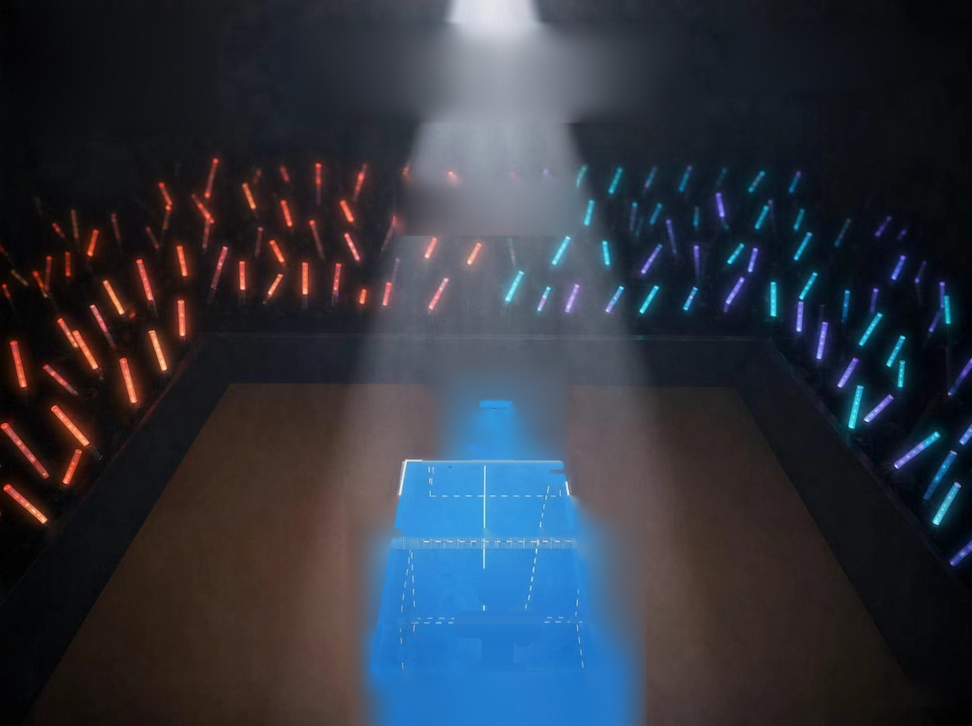
#> input picture docs/arena_plate_preview.png, 972 x 726 px, shrunk from 1711 x 1279 before the run
$ python probe-table-corners.py
#> lines starting #> are read from the running program, lines starting #| are printed output that depends on the picture; after the words box and inside, x2 and y2 are one past the last pixel; in counts of white or black regions, pixels touching at a corner belong together
"""量出底板里"烘死"的球台四角（归一化坐标）。

用途：把相机标定到这张图上——只要真实球台（2.74×1.525，台高 0.76）投影到这四个角，
后面用同一相机画的球员就会**正好站在底板的球台上**，不会错位。
"""
import os
import numpy as np
from PIL import Image

ROOT = os.path.dirname(os.path.dirname(os.path.abspath(__file__)))
SRC = os.path.join(ROOT, "docs", "arena_plate_preview.png")
img = np.asarray(Image.open(SRC).convert("RGB")).astype(np.float64)
H, W, _ = img.shape
#> H = 726; W = 972
r, g, b = img[:, :, 0], img[:, :, 1], img[:, :, 2]
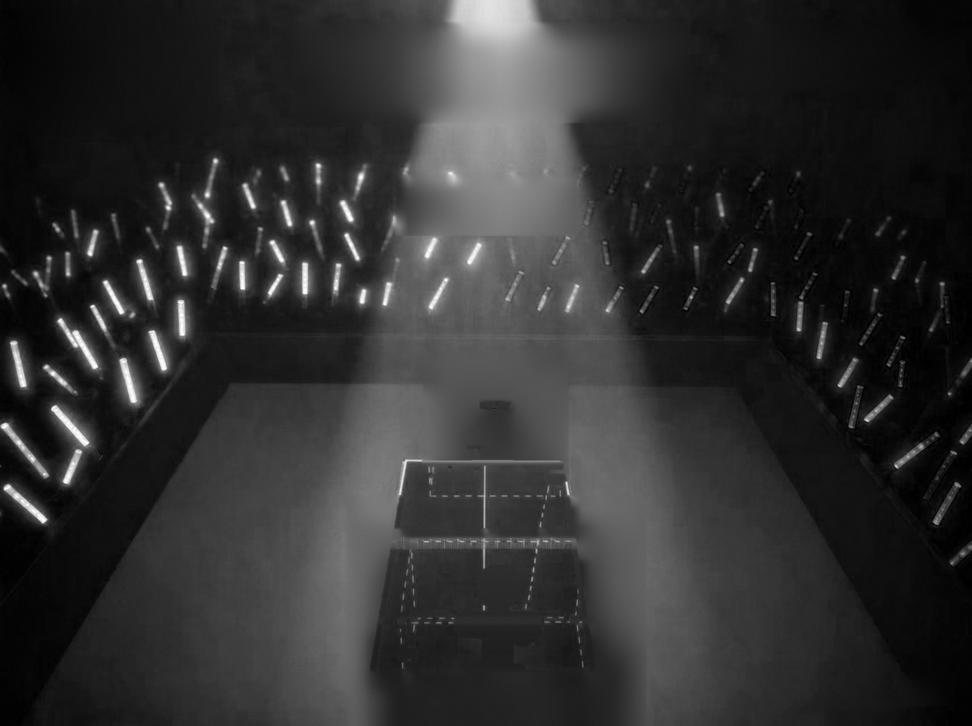
#> r: shape (726, 972) float64; min 0, max 255, mean 47.6
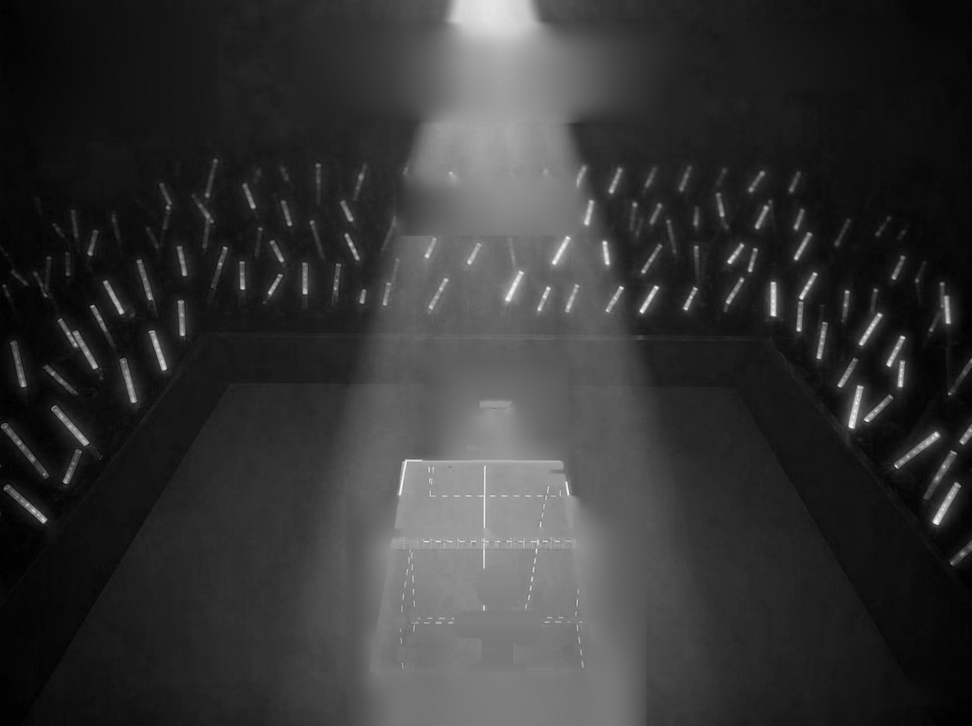
#> g: shape (726, 972) float64; min 0, max 255, mean 53.3
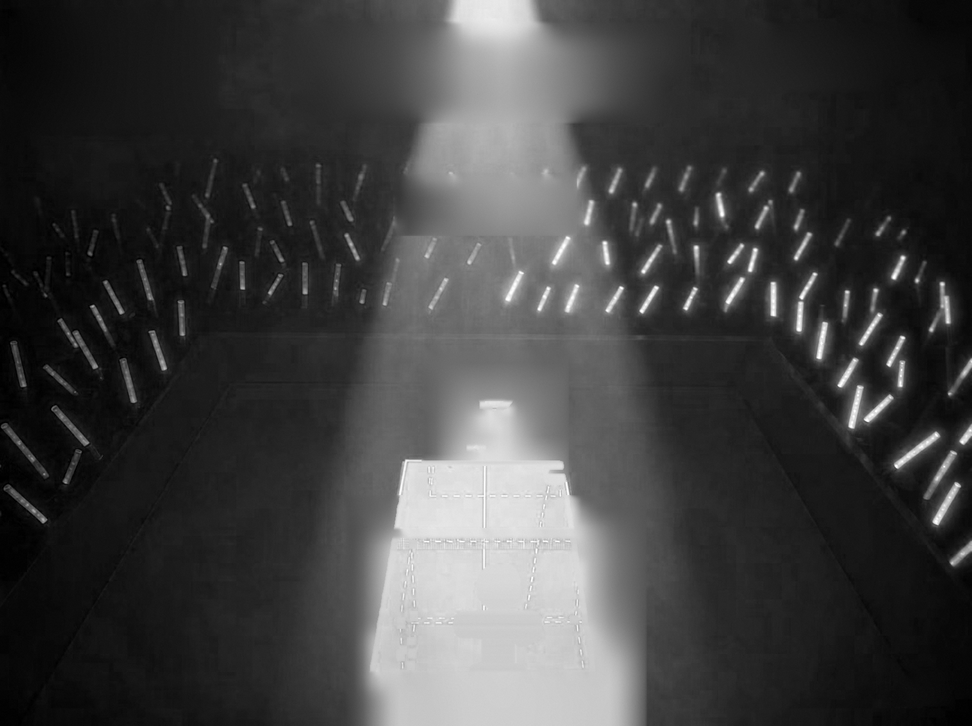
#> b: shape (726, 972) float64; min 0, max 255, mean 64.1
lum = 0.2126 * r + 0.7152 * g + 0.0722 * b

# 台面青蓝
tab = (b > 150) & (b > r + 60) & (g > 95) & (lum > 70)
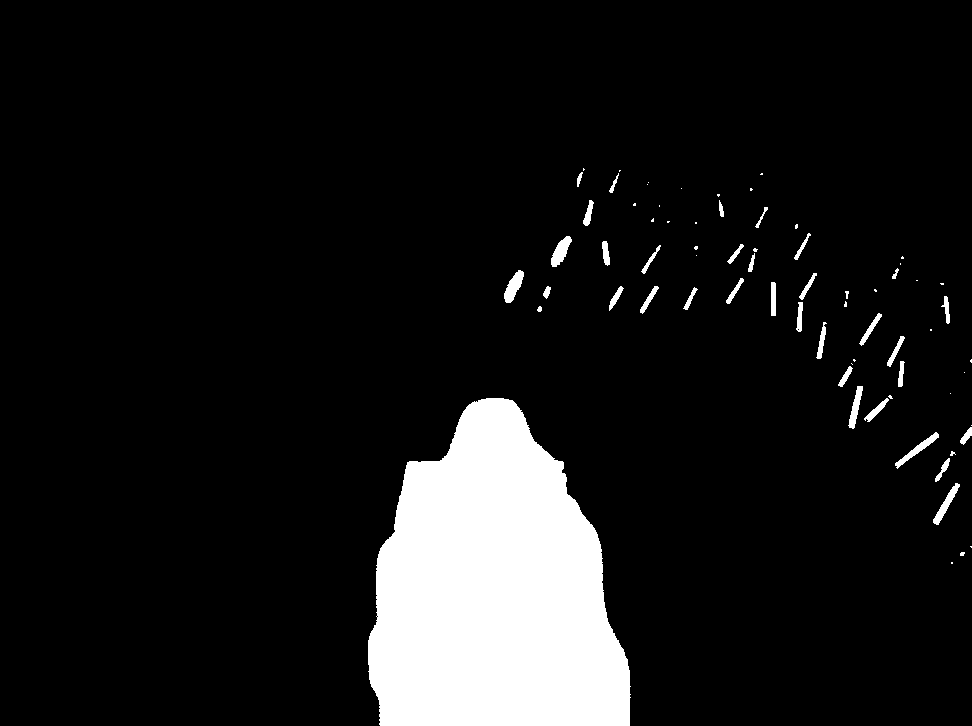
#> tab: shape (726, 972) bool; 9.7% white; 71 white regions (35 under 20 px), largest, box (x1, y1, x2, y2) and area: (368, 398, 631, 726) 63578, (504, 270, 524, 303) 347, (551, 236, 572, 267) 337
# 只在球台那块
keep = np.zeros((H, W), bool)
keep[int(H * 0.52):int(H * 0.95), int(W * 0.33):int(W * 0.66)] = True
tab &= keep
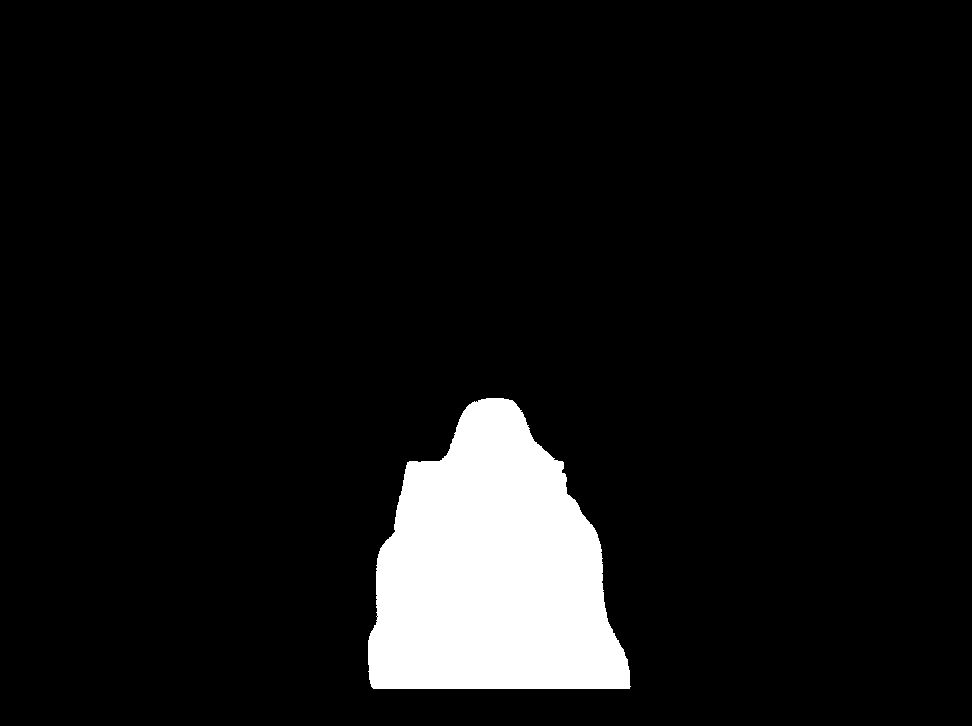
#> tab: shape (726, 972) bool; 7.7% white; 1 white region, box (x1, y1, x2, y2) and area: (368, 398, 631, 689) 54265

ys, xs = np.nonzero(tab)
print("台面像素", len(xs))
#| 台面像素 54265
print("bbox x", xs.min(), xs.max(), " y", ys.min(), ys.max())
#| bbox x 368 630  y 398 688

# 逐行左右边界（用于找梯形四角）
rows = {}
for y, x in zip(ys, xs):
    lo, hi = rows.get(y, (10 ** 9, -1))
    rows[y] = (min(lo, x), max(hi, x))
#> this loop made 54265 passes
#> (y, x, lo, hi) on passes 1 to 3: (398, 486, 1000000000, -1), (398, 487, 486, 486), (398, 488, 486, 487)
#> after the loop, rows = 291 items
ks = sorted(rows)
#> ks = 291 values from 398 to 688
print("\n行边界样本（归一化）:")
for i in range(0, len(ks), max(1, len(ks) // 14)):
    y = ks[i]
    lo, hi = rows[y]
    print(f"  y={y/H:.3f}  xL={lo/W:.3f}  xR={hi/W:.3f}  width={(hi-lo)/W:.3f}")
#> this loop made 15 passes
#> (i, y, lo, hi) on passes 2 to 13: (20, 418, 460, 525), (40, 438, 453, 532), (60, 458, 442, 554), (80, 478, 404, 566), (100, 498, 399, 572), (120, 518, 395, 585), (140, 538, 389, 598), (160, 558, 377, 602), (180, 578, 376, 602), (200, 598, 376, 603), (220, 618, 377, 607), (240, 638, 369, 616)
#> (y, lo, hi) on pass 1: (398, 486, 503)
#|   y=0.548  xL=0.500  xR=0.517  width=0.017
#|   y=0.576  xL=0.473  xR=0.540  width=0.067
#|   y=0.603  xL=0.466  xR=0.547  width=0.081
#|   y=0.631  xL=0.455  xR=0.570  width=0.115
#|   y=0.658  xL=0.416  xR=0.582  width=0.167
#|   y=0.686  xL=0.410  xR=0.588  width=0.178
#|   y=0.713  xL=0.406  xR=0.602  width=0.195
#|   y=0.741  xL=0.400  xR=0.615  width=0.215
#> (further printed lines are left out)

# 四角：最上行（远边）、最下行（近边）
y_far = ks[0]
#> y_far = 398
y_near = ks[-1]
#> y_near = 688
print(f"\n远边 y={y_far/H:.4f}  xL={rows[y_far][0]/W:.4f} xR={rows[y_far][1]/W:.4f}")
#| 远边 y=0.5482  xL=0.5000 xR=0.5175
print(f"近边 y={y_near/H:.4f}  xL={rows[y_near][0]/W:.4f} xR={rows[y_near][1]/W:.4f}")
#| 近边 y=0.9477  xL=0.3837 xR=0.6471

# 拟合左右两条边（线性），得到更稳的四角
lo_x = np.array([rows[y][0] for y in ks], float)
#> lo_x = 291 values, max 486 at index 0, min 368 at index 242, mean 398.8
hi_x = np.array([rows[y][1] for y in ks], float)
#> hi_x = 291 values, max 630 at index 288, min 503 at index 0, mean 584.3
yy = np.array(ks, float)
#> yy = 291 values from 398 to 688
# 去掉明显被球员遮挡的异常行（宽度骤降）
wdt = hi_x - lo_x
#> wdt = 291 values, max 261 at index 273, min 17 at index 0, mean 185.5
med = np.median(wdt)
#> med = 215
ok = wdt > med * 0.55
if ok.sum() > 20:
    kl, kr, ky = lo_x[ok], hi_x[ok], yy[ok]
#> kl = 228 values, max 409 at index 0, min 368 at index 179, mean 382.6; kr = 228 values, max 630 at index 225, min 561 at index 9, mean 599.2; ky = 228 values from 461 to 688
    pl = np.polyfit(ky, kl, 1)
#> pl = [-0.184, 488.3]
    pr = np.polyfit(ky, kr, 1)
#> pr = [0.298, 427.9]
    for name, yv in (("far", y_far), ("near", y_near)):
        print(f"{name}: xL={np.polyval(pl, yv)/W:.4f} xR={np.polyval(pr, yv)/W:.4f} y={yv/H:.4f}")
#> this loop made 2 passes
#> (name, yv) on passes 1 to 2: ('far', 398), ('near', 688)
#| far: xL=0.4271 xR=0.5623 y=0.5482
#| near: xL=0.3722 xR=0.6512 y=0.9477
